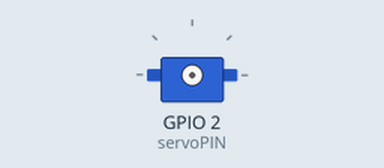
Bench run of a program on a simulated Raspberry Pi (BCM pin numbers). Shown: servo. Servo angles are drawn from the pulse width (0.5 ms = 0°, 2.5 ms = 180°).

Above: at 0.05 s.
At 2.0 s:
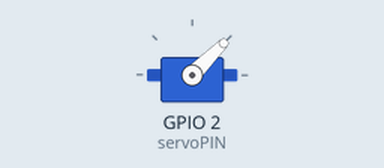
Timing chart, 0 to 8.1 s (numbered marks = the images above):
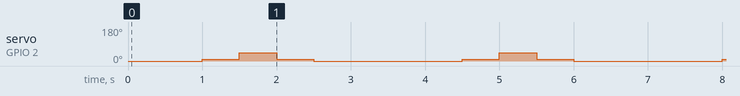

The program:

driveServo.py
```python
import RPi.GPIO as GPIO
import time
import math

servoPIN = 2
GPIO.setmode(GPIO.BCM)
GPIO.setup(servoPIN, GPIO.OUT)

p = GPIO.PWM(servoPIN, 50) #GPIO 2 for PWM with 50Hz
p.start(0) #initializing
temp = 0
try:
    while True:
#         p.ChangeDutyCycle(math.sin(temp))
#         temp += math.pi/12
#

        p.ChangeDutyCycle(1)
        time.sleep(0.5)
        p.ChangeDutyCycle(2)
        time.sleep(0.5)
        p.ChangeDutyCycle(3)
        time.sleep(0.5)
        p.ChangeDutyCycle(5)
        time.sleep(0.5)
        p.ChangeDutyCycle(3)
        time.sleep(0.5)
        p.ChangeDutyCycle(2)
        time.sleep(0.5)
        p.ChangeDutyCycle(1)
        time.sleep(0.5)
except KeyboardInterrupt:
    p.stop()
    GPIO.cleanup()
```

Measured:
- by itself, servo on GPIO 2 (servoPIN): repeats every 3.5 s: 45° 0.50 s, 9° 0.50 s, 0° 2.0 s, 9° 0.50 s
